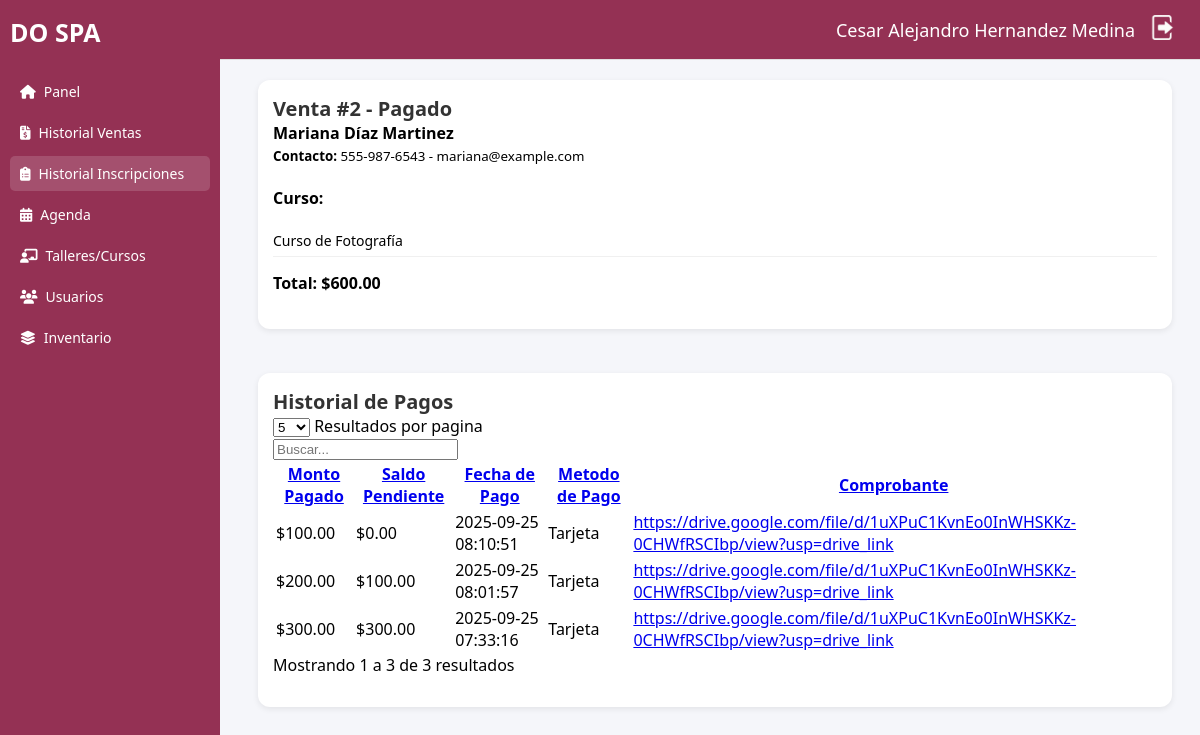
The page /detallesInscripcion.php?id=2&tipo=Curso&idC=2 (signed in) on the database its author committed.
### tables this page shows
CREATE TABLE `intermedia_a` (
  `id_intermedia` int(11) NOT NULL,
  `id_alumna` int(11) NOT NULL,
  `id_agenda` int(11) DEFAULT NULL,
  `id_agenda_curso` int(11) DEFAULT NULL,
  `fecha` timestamp NOT NULL DEFAULT current_timestamp() ON UPDATE current_timestamp(),
  `estado` varchar(30) NOT NULL,
  `total` decimal(10,2) NOT NULL
);

CREATE TABLE `alumnas` (
  `id_alumna` int(11) NOT NULL,
  `nombre` varchar(60) NOT NULL,
  `apat` varchar(30) NOT NULL,
  `amat` varchar(30) NOT NULL,
  `telefono` varchar(50) DEFAULT NULL,
  `correo` varchar(100) DEFAULT NULL,
  `direccion` text DEFAULT NULL,
  `descuento_aplicado` tinyint(1) DEFAULT 0,
  `tipo_descuento` varchar(100) DEFAULT NULL,
  `imagen` blob NOT NULL,
  `estatus` tinyint(1) NOT NULL DEFAULT 1
);

CREATE TABLE `cursos` (
  `id_curso` int(11) NOT NULL,
  `nombre` varchar(255) DEFAULT NULL,
  `id_maestra` int(11) NOT NULL,
  `costo_base` decimal(10,2) DEFAULT NULL,
  `status` varchar(50) DEFAULT NULL,
  `ingreso_bruto` decimal(10,2) DEFAULT NULL,
  `gastos` decimal(10,2) DEFAULT NULL,
  `precio_preferencial` tinyint(1) DEFAULT 0
);

CREATE TABLE `historial_pagos` (
  `id_pago` int(11) NOT NULL,
  `idVenta` int(11) DEFAULT NULL,
  `id_intermedia` int(11) DEFAULT NULL,
  `monto_pagado` decimal(10,2) DEFAULT NULL,
  `saldo_pendiente` decimal(10,2) DEFAULT NULL,
  `fecha_pago` timestamp NOT NULL DEFAULT current_timestamp() ON UPDATE current_timestamp(),
  `metodo_pago` enum('efectivo','tarjeta','transferencia','depósito','otros') DEFAULT 'efectivo',
  `tipo_servicio` varchar(30) DEFAULT 'servicio',
  `comprobante` varchar(255) NOT NULL
);

### detallesInscripcion.php (the view, shortened to what this page needs)
<?php
include_once("conexion.php");
if(empty($_SESSION['Id_Usuario'])){header("location: index.html");}else{
  $Nombre = $_SESSION['nombre'];
  $Amat = $_SESSION['amat'];
  $Apat = $_SESSION['apat'];
  $idI = $_GET['id'];
  $tipo = $_GET['tipo'];
  $idA = $_GET['idC'];
  $total = 0.0;
  $nombreAgenda = "";
  if($tipo == "Taller"){
    $sql = "SELECT total FROM intermedia_a WHERE id_intermedia = '$idI'";
    $sql2 = "SELECT nombre FROM talleres WHERE id_taller = (SELECT id_taller FROM agenda WHERE id_agenda = (SELECT id_agenda FROM intermedia_a WHERE id_intermedia = '$idI'))";
  }else{
    $sql = "SELECT total FROM intermedia_a WHERE id_intermedia = '$idI'";
    $sql2 = "SELECT nombre FROM cursos WHERE id_curso = (SELECT id_curso FROM agenda_cursos WHERE id_agenda_curso = (SELECT id_agenda_curso FROM intermedia_a WHERE id_intermedia = '$idI'))";
  }
$r1 = mysqli_query($conexion,$sql);
while($row = mysqli_fetch_array($r1)){
    $total = $row['total'];
}
$r2 = mysqli_query($conexion,$sql2);
while($row2 = mysqli_fetch_array($r2)){
    $nombreAgenda = $row2['nombre'];
}
?>
<!DOCTYPE html>
<html lang="es">
<head>
  <link rel="stylesheet" href="css/sidebar.css">
  <link rel="stylesheet" href="css/header.css">
  <link rel="stylesheet" href="css/detalles.css">
  <link rel="stylesheet" href="https://cdnjs.cloudflare.com/ajax/libs/font-awesome/6.4.0/css/all.min.css">
  <link rel="stylesheet" href="https://cdn.jsdelivr.net/npm/simple-datatables@latest/dist/style.css">
</head>
<body>
  <div class="dashboard">
    <aside class="sidebar">
      <div class="logo">DO SPA</div>
      <ul id="menu">
        <li><a href="main.php"><i class="fas fa-home"></i> Panel</a></li>
        <li><a href="ventas.php"><i class="fas fa-file-invoice-dollar"></i> Historial Ventas</a></li>
        <li class="active"><a href="inscripciones.php"><i class="fas fa-clipboard-list"></i> Historial Inscripciones</a></li>
        <li><a href="agenda.php"><i class="fas fa-calendar-days"></i> Agenda</a></li>
        <li><a href="talleres-cursos.php"><i class="fas fa-chalkboard-teacher"></i>Talleres/Cursos</a></li>
        <li><a href="alumnas-maestras.php"><i class="fa-solid fa-users"></i><span>Usuarios</span></a></li>
        <li><a href="inventario.php"><i class="fas fa-layer-group"></i> Inventario</a></li>
      </ul>
    </aside>
    <main class="main">
      <header class="topbar">
        <div class="user-info">
          <span><?php echo $Nombre." ".$Apat." ".$Amat ?></span>
          <a href="muerte.php"><img src="img/logout.png" id="btn-logout" alt="Salir"></a>
        </div>
      </header>
      <div class="ventas-detalle" id="detallePedido">
            <?php
            $sql4="SELECT estado FROM intermedia_a WHERE id_intermedia = '$idI'";
            $result4 = mysqli_query($conexion,$sql4);
            while($mostrar4=mysqli_fetch_array($result4)){
              $estado = $mostrar4['estado'];
            ?>
            <h3>Venta #<?php echo $idI." - ".$estado ?></h3>
            <?php
            }
            ?>
            <div class="cliente">
                <?php
                    $sql="SELECT * FROM alumnas WHERE id_alumna = '$idA'";
                    $result=mysqli_query($conexion,$sql);
                    while($mostrar=mysqli_fetch_array($result)){
                ?>
                <div>
                <strong><?php echo $mostrar['nombre']." ".$mostrar['apat']." ".$mostrar['amat'] ?></strong><br>
                <small><b>Contacto: </b><?php echo $mostrar['telefono']." - ".$mostrar['correo'] ?></small>
                </div>
                <?php
                    }
                ?>
                </div>
                <h4><?php echo $tipo.":" ?></h4>
                <ul class="items">
                    <li><?php echo $nombreAgenda ?></li>
                </ul>
                <div class="total">
                    <strong>Total:</strong> <?php echo "$".$total; ?>
                </div>
            </div>
      <br><br>
            <div class="ventas-detalle">
                <h3>Historial de Pagos</h3>
                <table class="display" id="historial">
                    <thead>
                        <tr>
                            <th>Monto Pagado</th>
                            <th>Saldo Pendiente</th>
                            <th>Fecha de Pago</th>
                            <th>Metodo de Pago</th>
                            <th>Comprobante</th>
                        </tr>
                    </thead>
                    <tbody>
                        <?php
                            $sql3 = "SELECT * FROM historial_pagos WHERE id_intermedia = '$idI' ORDER BY fecha_pago DESC";
                            $result3 = mysqli_query($conexion,$sql3);
                            while($mostrar3=mysqli_fetch_array($result3)){
                            ?>
                        <tr>
                            <td><?php echo "$".$mostrar3['monto_pagado'] ?></td>
                            <td><?php echo "$".$mostrar3['saldo_pendiente'] ?></td>
                            <td><?php echo $mostrar3['fecha_pago'] ?></td>
                            <td><?php echo ucfirst($mostrar3['metodo_pago']) ?></td>
                            <td><a href="<?php echo $mostrar3['comprobante'] ?>" target="_blank"><?php echo $mostrar3['comprobante'] ?></a></td>
                        </tr>
                        <?php
                            }
                            ?>
                    </tbody>
                </table>
            </div>
    </main>
  </div>
</body>
</html>
<?php
}
?>

### css/sidebar.css (style rules this page uses)
.sidebar { position: fixed; top: 0; left: 0; width: 220px; height: 100vh; background: #943154; color: #fff; padding: 15px 10px; box-sizing: border-box; font-family: 'Segoe UI', sans-serif; }
.sidebar .logo { font-size: 25px; font-weight: bold; margin-bottom: 25px; text-align: left; color: #fff; }
.sidebar ul { list-style: none; margin: 0; padding: 0; }
.sidebar li { margin: 6px 0; }
.sidebar a { display: flex; align-items: center; gap: 8px; padding: 8px 10px; color: #fff; text-decoration: none; font-size: 14px; border-radius: 5px; transition: background 0.3s; }
.sidebar a:hover, .sidebar .active a { background: rgba(255, 255, 255, 0.15); }

### css/header.css (style rules this page uses)
html { background: #f5f6fa; }
#btn-logout { cursor: pointer; width: 25px; transition: ease-in-out .15s; }
.topbar { position: fixed; top: 0; left: 220px; right: 0; height: 60px; background: #943154; display: flex; align-items: center; justify-content: flex-end; padding: 0 25px; border-bottom: 1px solid #e0e0e0; box-sizing: border-box; z-index: 1000; }
.user-info { display: flex; align-items: center; gap: 15px; font-size: 18px; color: #333; }
.user-info span { font-weight: 500; color: white; }

### css/detalles.css (style rules this page uses)
.main { margin-left: 230px; margin-top: 60px; padding: 20px; background: #f5f6fa; min-height: calc(100vh - 60px); box-sizing: border-box; font-family: 'Segoe UI', sans-serif; }
.ventas-detalle { flex: 1; background: #fff; padding: 20px; border-radius: 12px; box-shadow: 0 2px 6px rgba(0,0,0,0.08); }
.ventas-detalle h3 { margin-bottom: 8px; }
.ventas-detalle .cliente { display: flex; align-items: center; gap: 12px; margin-bottom: 20px; }
.ventas-detalle h4 { margin-bottom: 8px; }
.ventas-detalle .items { list-style: none; padding-left: 0; margin-bottom: 15px; }
.ventas-detalle .items li { padding: 6px 0; border-bottom: 1px solid #f0f0f0; font-size: 14px; }
.ventas-detalle .total { font-size: 16px; font-weight: bold; margin-bottom: 20px; }
.ventas-detalle { position: relative; padding: 15px; }
.ventas-detalle h3 { display: inline-block; margin: 0; font-size: 20px; color: #333; }

### rows shown on the page
intermedia_a: estado "Pagado", total "600.00"
alumnas: nombre "Mariana", apat "Díaz", amat "Martinez", telefono "555-987-6543", correo "mariana@example.com"
cursos: nombre "Curso de Fotografía"
historial_pagos: monto_pagado "100.00", saldo_pendiente "0.00", fecha_pago "2025-09-25 08:10:51", metodo_pago "Tarjeta", comprobante "https://drive.google.com/file/d/1uXPuC1KvnEo0InWHSKKz-0CHWfRSCIbp/view?usp=drive_link"
historial_pagos: monto_pagado "200.00", saldo_pendiente "100.00", fecha_pago "2025-09-25 08:01:57", metodo_pago "Tarjeta", comprobante "https://drive.google.com/file/d/1uXPuC1KvnEo0InWHSKKz-0CHWfRSCIbp/view?usp=drive_link"
historial_pagos: monto_pagado "300.00", saldo_pendiente "300.00", fecha_pago "2025-09-25 07:33:16", metodo_pago "Tarjeta", comprobante "https://drive.google.com/file/d/1uXPuC1KvnEo0InWHSKKz-0CHWfRSCIbp/view?usp=drive_link"

### other values the page prints
$Nombre "Cesar Alejandro"
$Apat "Hernandez"
$Amat "Medina"
$tipo "Curso"
